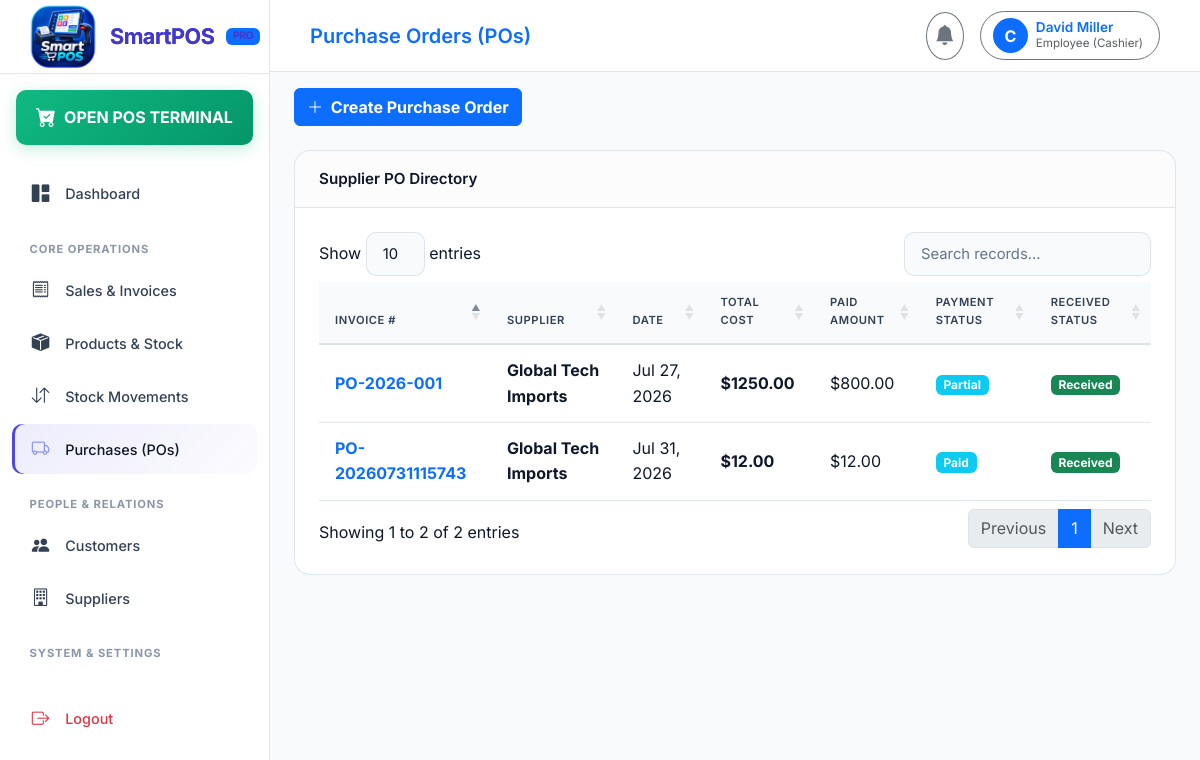
The app's page /purchases/ (signed in) with its own data.
### authentication/models.py (models this page shows, shortened)
class User(AbstractUser):
    ROLE_SUPER_ADMIN = 'SUPER_ADMIN'
    ROLE_ADMIN = 'ADMIN'
    ROLE_EMPLOYEE = 'EMPLOYEE'
    ROLE_CUSTOMER = 'CUSTOMER'
    ROLE_CHOICES = [
        (ROLE_SUPER_ADMIN, 'Super Admin'),
        (ROLE_ADMIN, 'Admin (Business Owner)'),
        (ROLE_EMPLOYEE, 'Employee (Cashier)'),
        (ROLE_CUSTOMER, 'Customer'),
    ]
    role = models.CharField(max_length=20, choices=ROLE_CHOICES, default=ROLE_EMPLOYEE)
    business = models.ForeignKey(Business, on_delete=models.CASCADE, null=True, blank=True, related_name='users')
    branch = models.ForeignKey('branches.Branch', on_delete=models.SET_NULL, null=True, blank=True, related_name='users')
    phone = models.CharField(max_length=30, blank=True, null=True)
    profile_picture = models.ImageField(upload_to='profile_pics/', null=True, blank=True)
    status = models.BooleanField(default=True)
    created_at = models.DateTimeField(auto_now_add=True)
    updated_at = models.DateTimeField(auto_now=True)
    def is_super_admin(self):
        return self.role == self.ROLE_SUPER_ADMIN or self.is_superuser
    def is_admin(self):
        return self.role in [self.ROLE_ADMIN, self.ROLE_SUPER_ADMIN] or self.is_superuser
    def get_business(self):
        if not self.business:
            b = Business.objects.first()
            if not b:
                b = Business.objects.create(name="SmartPOS Store")
            self.business = b
            self.save(update_fields=['business'])
        return self.business

### purchases/models.py (models this page shows, shortened)
class Purchase(models.Model):
    PAYMENT_PAID = 'PAID'
    PAYMENT_PARTIAL = 'PARTIAL'
    PAYMENT_UNPAID = 'UNPAID'
    PAYMENT_STATUS_CHOICES = [
        (PAYMENT_PAID, 'Paid'),
        (PAYMENT_PARTIAL, 'Partial'),
        (PAYMENT_UNPAID, 'Unpaid'),
    ]
    RECEIVED_STATUS_RECEIVED = 'RECEIVED'
    RECEIVED_STATUS_PENDING = 'PENDING'
    RECEIVED_STATUS_CHOICES = [
        (RECEIVED_STATUS_RECEIVED, 'Received'),
        (RECEIVED_STATUS_PENDING, 'Pending'),
    ]
    business = models.ForeignKey('authentication.Business', on_delete=models.CASCADE, related_name='purchases')
    branch = models.ForeignKey('branches.Branch', on_delete=models.SET_NULL, null=True, blank=True, related_name='purchases')
    supplier = models.ForeignKey('suppliers.Supplier', on_delete=models.CASCADE, related_name='purchases')
    invoice_number = models.CharField(max_length=100, unique=True)
    total_amount = models.DecimalField(max_digits=12, decimal_places=2, default=0.00)
    discount_amount = models.DecimalField(max_digits=12, decimal_places=2, default=0.00)
    tax_amount = models.DecimalField(max_digits=12, decimal_places=2, default=0.00)
    paid_amount = models.DecimalField(max_digits=12, decimal_places=2, default=0.00)
    payment_status = models.CharField(max_length=20, choices=PAYMENT_STATUS_CHOICES, default=PAYMENT_UNPAID)
    received_status = models.CharField(max_length=20, choices=RECEIVED_STATUS_CHOICES, default=RECEIVED_STATUS_PENDING)
    notes = models.TextField(blank=True, null=True)
    created_by = models.ForeignKey(settings.AUTH_USER_MODEL, on_delete=models.SET_NULL, null=True, blank=True)
    status = models.BooleanField(default=True)
    created_at = models.DateTimeField(auto_now_add=True)
    updated_at = models.DateTimeField(auto_now=True)

### suppliers/models.py (models this page shows, shortened)
class Supplier(models.Model):
    business = models.ForeignKey('authentication.Business', on_delete=models.CASCADE, related_name='suppliers')
    company_name = models.CharField(max_length=200)
    contact_name = models.CharField(max_length=150, blank=True, null=True)
    phone = models.CharField(max_length=50)
    email = models.EmailField(blank=True, null=True)
    address = models.TextField(blank=True, null=True)
    outstanding_balance = models.DecimalField(max_digits=12, decimal_places=2, default=0.00)
    status = models.BooleanField(default=True)
    created_at = models.DateTimeField(auto_now_add=True)
    updated_at = models.DateTimeField(auto_now=True)

### purchases/views.py (the view)
# urls.py: path('', views.purchases_list, name='purchases_list'),
@login_required
def purchases_list(request):
    business = request.user.get_business()
    purchases = Purchase.objects.filter(business=business).order_by('-created_at')
    return render(request, 'purchases/purchases_list.html', {'purchases': purchases})

### templates/purchases/purchases_list.html
{% extends 'base.html' %}
{% block header_title %}Purchase Orders (POs){% endblock %}
{% block content %}
<div class="d-flex justify-content-between align-items-center mb-4">
    <a href="{% url 'purchase_create' %}" class="btn btn-primary fw-bold">
        <i class="bi bi-plus-lg me-1"></i> Create Purchase Order
    </a>
</div>
<div class="card card-custom">
    <div class="card-header">
        <span>Supplier PO Directory</span>
    </div>
    <div class="card-body">
        <div class="table-responsive">
            <table class="table table-custom datatable align-middle">
                <thead>
                    <tr>
                        <th>Invoice #</th>
                        <th>Supplier</th>
                        <th>Date</th>
                        <th>Total Cost</th>
                        <th>Paid Amount</th>
                        <th>Payment Status</th>
                        <th>Received Status</th>
                    </tr>
                </thead>
                <tbody>
                    {% for po in purchases %}
                    <tr>
                        <td class="fw-bold text-primary">{{ po.invoice_number }}</td>
                        <td><div class="fw-bold text-light">{{ po.supplier.company_name }}</div></td>
                        <td>{{ po.created_at|date:"M d, Y" }}</td>
                        <td class="fw-bold text-light">{{ currency_symbol }}{{ po.total_amount|floatformat:2 }}</td>
                        <td>{{ currency_symbol }}{{ po.paid_amount|floatformat:2 }}</td>
                        <td><span class="badge bg-info">{{ po.get_payment_status_display }}</span></td>
                        <td><span class="badge bg-success">{{ po.get_received_status_display }}</span></td>
                    </tr>
                    {% empty %}
                    <tr>
                        <td colspan="7" class="text-center text-muted py-4">No purchase orders created.</td>
                    </tr>
                    {% endfor %}
                </tbody>
            </table>
        </div>
    </div>
</div>
{% endblock %}

### templates/base.html (shortened to what this page needs)
{% load static %}
<!DOCTYPE html>
<html lang="en">
<head>
    <link href="https://cdn.jsdelivr.net/npm/bootstrap@5.3.2/dist/css/bootstrap.min.css" rel="stylesheet">
    <link rel="stylesheet" href="https://cdn.jsdelivr.net/npm/bootstrap-icons@1.11.2/font/bootstrap-icons.min.css">
    <link rel="stylesheet" href="https://cdn.datatables.net/1.13.7/css/dataTables.bootstrap5.min.css">
    <link rel="stylesheet" href="{% static 'css/style.css' %}">
</head>
<body>
    <aside id="sidebar">
        <div class="sidebar-brand">
            <img
                src="{% static 'images/favicon.png' %}"
                alt="SmartPOS Logo"
                class="sidebar-brand-icon"
            >
            <span>SmartPOS</span>
            <span class="badge bg-primary text-uppercase" style="font-size: 0.65rem;">
                Pro
            </span>
        </div>
        <div class="p-3 pb-0">
            <a href="{% url 'pos_terminal' %}" class="nav-link pos-btn text-center justify-content-center py-2 rounded-3">
                <i class="bi bi-cart-check-fill fs-5 me-2"></i>
                <span class="fw-bold">OPEN POS TERMINAL</span>
            </a>
        </div>
        <ul class="sidebar-nav mt-3">
            <li class="nav-item">
                <a href="{% url 'dashboard' %}" class="nav-link {% if request.resolver_match.url_name == 'dashboard' %}active{% endif %}">
                    <i class="bi bi-grid-1x2-fill"></i>
                    <span>Dashboard</span>
                </a>
            </li>
            <li class="nav-label">Core Operations</li>
            <li class="nav-item">
                <a href="{% url 'sales_list' %}" class="nav-link {% if 'sales' in request.path %}active{% endif %}">
                    <i class="bi bi-receipt"></i>
                    <span>Sales & Invoices</span>
                </a>
            </li>
            <li class="nav-item">
                <a href="{% url 'products_list' %}" class="nav-link {% if 'products' in request.path %}active{% endif %}">
                    <i class="bi bi-box-seam-fill"></i>
                    <span>Products & Stock</span>
                </a>
            </li>
            <li class="nav-item">
                <a href="{% url 'inventory_list' %}" class="nav-link {% if 'inventory' in request.path %}active{% endif %}">
                    <i class="bi bi-arrow-down-up"></i>
                    <span>Stock Movements</span>
                </a>
            </li>
            <li class="nav-item">
                <a href="{% url 'purchases_list' %}" class="nav-link {% if 'purchases' in request.path %}active{% endif %}">
                    <i class="bi bi-truck"></i>
                    <span>Purchases (POs)</span>
                </a>
            </li>
            <li class="nav-label">People & Relations</li>
            <li class="nav-item">
                <a href="{% url 'customers_list' %}" class="nav-link {% if 'customers' in request.path %}active{% endif %}">
                    <i class="bi bi-people-fill"></i>
                    <span>Customers</span>
                </a>
            </li>
            <li class="nav-item">
                <a href="{% url 'suppliers_list' %}" class="nav-link {% if 'suppliers' in request.path %}active{% endif %}">
                    <i class="bi bi-building"></i>
                    <span>Suppliers</span>
                </a>
            </li>
            <li class="nav-label">System & Settings</li>
            <li class="nav-item mt-4 mb-5">
                <a href="{% url 'logout' %}" class="nav-link text-danger">
                    <i class="bi bi-box-arrow-right"></i>
                    <span>Logout</span>
                </a>
            </li>
        </ul>
    </aside>
    <div id="main-content">
        <header class="top-navbar">
            <div class="d-flex align-items-center gap-3">
                <div class="fw-semibold text-primary fs-5">
                    {% block header_title %}{{ current_business.name|default:"SmartPOS Enterprise" }}{% endblock %}
                </div>
            </div>
            <div class="d-flex align-items-center gap-3">
                <div class="dropdown">
                    <button class="btn btn-outline-secondary position-relative rounded-circle p-2" type="button" data-bs-toggle="dropdown">
                        <i class="bi bi-bell-fill fs-5"></i>
                    </button>
                </div>
                <div class="dropdown">
                    <button class="btn btn-outline-secondary d-flex align-items-center gap-2 rounded-pill pe-3" type="button" data-bs-toggle="dropdown">
                        <div class="bg-primary text-white rounded-circle d-flex align-items-center justify-content-center fw-bold" style="width: 35px; height: 35px;">
                            {{ user.username|slice:":1"|upper }}
                        </div>
                        <div class="text-start d-none d-sm-block">
                            <div class="fw-semibold text-primary" style="font-size: 0.85rem; line-height: 1.2;">{{ user.get_full_name|default:user.username }}</div>
                            <div class="text-muted" style="font-size: 0.725rem;">{{ user.get_role_display }}</div>
                        </div>
                    </button>
                </div>
            </div>
        </header>
        <div class="container-fluid pt-3 px-4">
        </div>
        <main class="container-fluid px-4 pb-5 flex-grow-1">
            {% block content %}{% endblock %}
        </main>
    </div>
</body>
</html>

### records on screen
User: username "C", get_full_name "David Miller", role "Employee (Cashier)"
Purchase: invoice_number "PO-20260731115743", supplier.company_name "Global Tech Imports", created_at "Jul 31, 2026", currency_symbol "$", total_amount "12.00", paid_amount "12.00", payment_status "Paid", received_status "Received"
Purchase: invoice_number "PO-2026-001", supplier.company_name "Global Tech Imports", created_at "Jul 27, 2026", currency_symbol "$", total_amount "1250.00", paid_amount "800.00", payment_status "Partial", received_status "Received"
